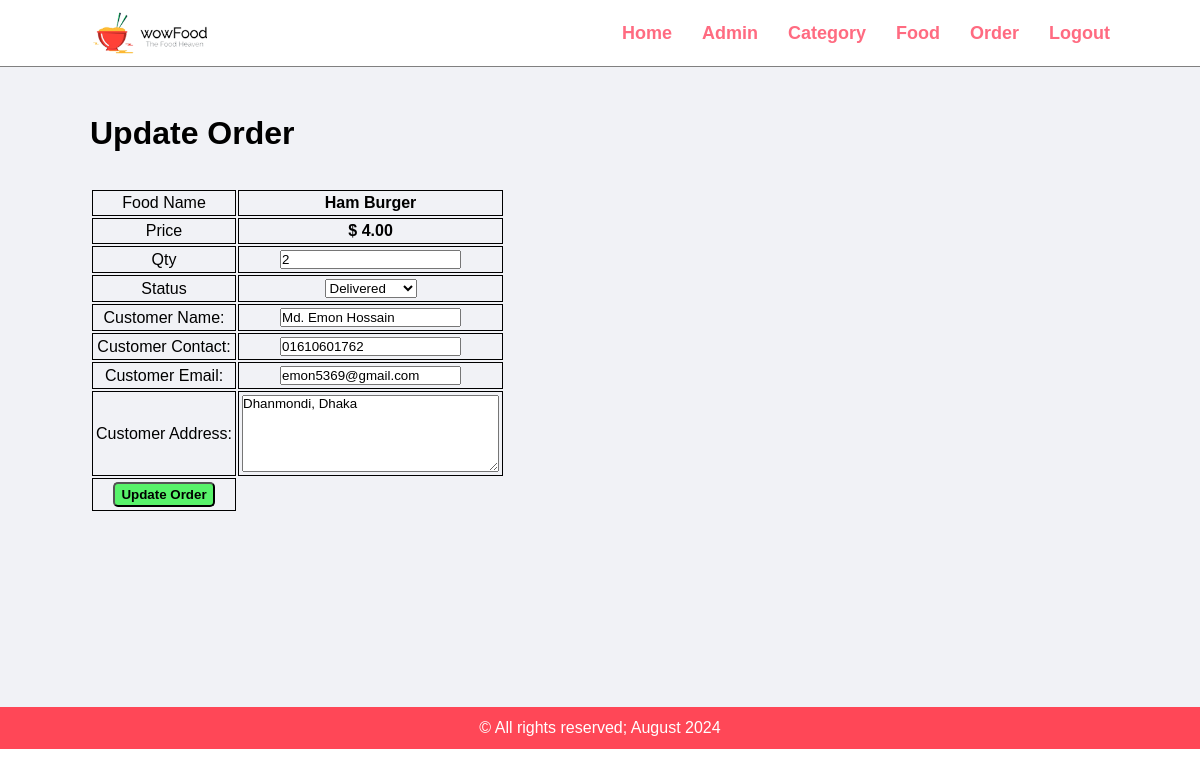
/food-admin/admin/update-order.php?id=43 (signed in), run on the app's committed database.
### tables this page shows
CREATE TABLE `tbl_order` (
  `id` int(10) UNSIGNED NOT NULL,
  `food` varchar(150) NOT NULL,
  `price` decimal(10,2) NOT NULL,
  `qty` int(11) NOT NULL,
  `total` decimal(10,2) NOT NULL,
  `order_date` datetime NOT NULL,
  `status` varchar(50) NOT NULL,
  `customer_name` varchar(150) NOT NULL,
  `customer_contact` varchar(20) NOT NULL,
  `customer_email` varchar(150) NOT NULL,
  `customer_address` varchar(255) NOT NULL
);

### food-admin/admin/update-order.php (the view, shortened to what this page needs)
<?php include('partials/menu.php'); ?>
<div class="main-content">
    <div class="wrapper">
        <h1>Update Order</h1>
        <br><br>
        <?php
            if(isset($_GET['id']))
            {
                $id=$_GET['id'];
                $sql = "SELECT * FROM tbl_order WHERE id=$id";
                $res = mysqli_query($conn, $sql);
                $count = mysqli_num_rows($res);
                if($count==1)
                {
                    $row=mysqli_fetch_assoc($res);
                    $food = $row['food'];
                    $price = $row['price'];
                    $qty = $row['qty'];
                    $status = $row['status'];
                    $customer_name = $row['customer_name'];
                    $customer_contact = $row['customer_contact'];
                    $customer_email = $row['customer_email'];
                    $customer_address= $row['customer_address'];
                }
                else
                {
                    header('location:'.SITEURL.'admin/manage-order.php');
                }
            }
            else
            {
                header('location:'.SITEURL.'admin/manage-order.php');
            }
        ?>
        <form action="" method="POST">
            <table class="tbl-30">
                <tr>
                    <td>Food Name</td>
                    <td><b> <?php echo $food; ?> </b></td>
                </tr>
                <tr>
                    <td>Price</td>
                    <td>
                        <b> $ <?php echo $price; ?></b>
                    </td>
                </tr>
                <tr>
                    <td>Qty</td>
                    <td>
                        <input type="number" name="qty" value="<?php echo $qty; ?>">
                    </td>
                </tr>
                <tr>
                    <td>Status</td>
                    <td>
                        <select name="status">
                            <option <?php if($status=="Delivered"){echo "selected";} ?> value="Delivered">Delivered</option>
                        </select>
                    </td>
                </tr>
                <tr>
                    <td>Customer Name: </td>
                    <td>
                        <input type="text" name="customer_name" value="<?php echo $customer_name; ?>">
                    </td>
                </tr>
                <tr>
                    <td>Customer Contact: </td>
                    <td>
                        <input type="text" name="customer_contact" value="<?php echo $customer_contact; ?>">
                    </td>
                </tr>
                <tr>
                    <td>Customer Email: </td>
                    <td>
                        <input type="text" name="customer_email" value="<?php echo $customer_email; ?>">
                    </td>
                </tr>
                <tr>
                    <td>Customer Address: </td>
                    <td>
                        <textarea name="customer_address" cols="30" rows="5"><?php echo $customer_address; ?></textarea>
                    </td>
                </tr>
                <tr>
                    <td clospan="2">
                        <input type="submit" name="submit" value="Update Order" class="btn-secondary">
                    </td>
                </tr>
            </table>
        </form>
    </div>
</div>
<?php include('partials/footer.php'); ?>

### food-admin/css/admin.css (style rules this page uses)
* { margin: 0; padding: 0; font-family: Arial, Helvetica, sans-serif; }
.wrapper { padding: 1%; width: 85%; margin: auto; }
table tr td { border: 1px solid black; padding: 3px; text-align: center; }
.btn-secondary { background-color: #58f36a; padding: 3px 6px; border-radius: 5px; color: black; text-decoration: none; font-weight: bold; }
.main-content { min-height: 71vh; background-color: #f1f2f6; padding: 3% 0; }

### data on the page
tbl_order: food "Ham Burger", price "4.00", qty "2", status "Delivered", customer_name "Md. Emon Hossain", customer_contact "01610601762", customer_email "emon5369@gmail.com", customer_address "Dhanmondi, Dhaka"
